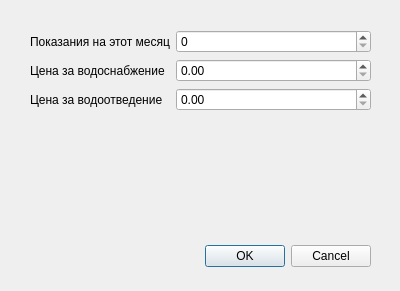
<?xml version="1.0" encoding="UTF-8"?>
<ui version="4.0">
 <class>Dialog</class>
 <widget class="QDialog" name="Dialog">
  <property name="geometry">
   <rect>
    <x>0</x>
    <y>0</y>
    <width>400</width>
    <height>291</height>
   </rect>
  </property>
  <property name="windowTitle">
   <string>Расчет водоснабжения Толстого 13</string>
  </property>
  <widget class="QDialogButtonBox" name="buttonBox">
   <property name="geometry">
    <rect>
     <x>30</x>
     <y>240</y>
     <width>341</width>
     <height>32</height>
    </rect>
   </property>
   <property name="orientation">
    <enum>Qt::Horizontal</enum>
   </property>
   <property name="standardButtons">
    <set>QDialogButtonBox::Cancel|QDialogButtonBox::Ok</set>
   </property>
  </widget>
  <widget class="QWidget" name="formLayoutWidget">
   <property name="geometry">
    <rect>
     <x>30</x>
     <y>30</y>
     <width>341</width>
     <height>171</height>
    </rect>
   </property>
   <layout class="QFormLayout" name="formLayout">
    <item row="0" column="0">
     <widget class="QLabel" name="label">
      <property name="text">
       <string>Показания на этот месяц</string>
      </property>
     </widget>
    </item>
    <item row="0" column="1">
     <widget class="QSpinBox" name="spinBox">
      <property name="maximum">
       <number>99999</number>
      </property>
     </widget>
    </item>
    <item row="1" column="0">
     <widget class="QLabel" name="label_2">
      <property name="text">
       <string>Цена за водоснабжение</string>
      </property>
     </widget>
    </item>
    <item row="1" column="1">
     <widget class="QDoubleSpinBox" name="doubleSpinBox"/>
    </item>
    <item row="2" column="0">
     <widget class="QLabel" name="label_3">
      <property name="text">
       <string>Цена за водоотведение</string>
      </property>
     </widget>
    </item>
    <item row="2" column="1">
     <widget class="QDoubleSpinBox" name="doubleSpinBox_2"/>
    </item>
   </layout>
  </widget>
 </widget>
 <resources/>
 <connections>
  <connection>
   <sender>buttonBox</sender>
   <signal>accepted()</signal>
   <receiver>Dialog</receiver>
   <slot>accept()</slot>
   <hints>
    <hint type="sourcelabel">
     <x>248</x>
     <y>254</y>
    </hint>
    <hint type="destinationlabel">
     <x>157</x>
     <y>274</y>
    </hint>
   </hints>
  </connection>
  <connection>
   <sender>buttonBox</sender>
   <signal>rejected()</signal>
   <receiver>Dialog</receiver>
   <slot>reject()</slot>
   <hints>
    <hint type="sourcelabel">
     <x>316</x>
     <y>260</y>
    </hint>
    <hint type="destinationlabel">
     <x>286</x>
     <y>274</y>
    </hint>
   </hints>
  </connection>
 </connections>
</ui>
